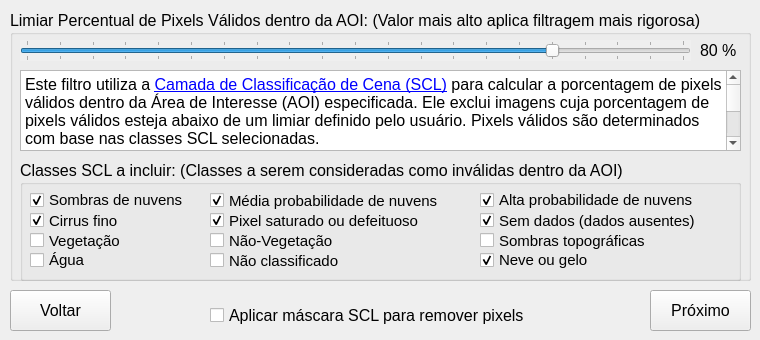
   <widget class="QWidget" name="tab_10">
    <attribute name="title">
     <string>Passo 9</string>
    </attribute>
    <widget class="QGroupBox" name="groupBox_15">
     <property name="geometry">
      <rect>
       <x>10</x>
       <y>10</y>
       <width>741</width>
       <height>271</height>
      </rect>
     </property>
     <property name="font">
      <font>
       <pointsize>12</pointsize>
      </font>
     </property>
     <property name="title">
      <string>Limiar Percentual de Pixels Válidos dentro da AOI: (Valor mais alto aplica filtragem mais rigorosa)</string>
     </property>
     <widget class="QSlider" name="horizontalSlider_local_pixel_limit">
      <property name="enabled">
       <bool>true</bool>
      </property>
      <property name="geometry">
       <rect>
        <x>10</x>
        <y>30</y>
        <width>671</width>
        <height>21</height>
       </rect>
      </property>
      <property name="autoFillBackground">
       <bool>true</bool>
      </property>
      <property name="minimum">
       <number>0</number>
      </property>
      <property name="maximum">
       <number>100</number>
      </property>
      <property name="singleStep">
       <number>5</number>
      </property>
      <property name="pageStep">
       <number>5</number>
      </property>
      <property name="value">
       <number>80</number>
      </property>
      <property name="sliderPosition">
       <number>80</number>
      </property>
      <property name="orientation">
       <enum>Qt::Horizontal</enum>
      </property>
      <property name="tickPosition">
       <enum>QSlider::TicksBothSides</enum>
      </property>
     </widget>
     <widget class="QLabel" name="label_cloud_aoi">
      <property name="geometry">
       <rect>
        <x>690</x>
        <y>30</y>
        <width>47</width>
        <height>21</height>
       </rect>
      </property>
      <property name="font">
       <font>
        <pointsize>12</pointsize>
       </font>
      </property>
      <property name="text">
       <string>80 %</string>
      </property>
     </widget>
     <widget class="QGroupBox" name="groupBox_9">
      <property name="geometry">
       <rect>
        <x>10</x>
        <y>150</y>
        <width>721</width>
        <height>121</height>
       </rect>
      </property>
      <property name="font">
       <font>
        <pointsize>12</pointsize>
       </font>
      </property>
      <property name="title">
       <string>Classes SCL a incluir: (Classes a serem consideradas como inválidas dentro da AOI)</string>
      </property>
      <widget class="QCheckBox" name="mask_class3">
       <property name="geometry">
        <rect>
         <x>10</x>
         <y>30</y>
         <width>161</width>
         <height>20</height>
        </rect>
       </property>
       <property name="font">
        <font>
         <pointsize>11</pointsize>
        </font>
       </property>
       <property name="text">
        <string>Sombras de nuvens</string>
       </property>
       <property name="checked">
        <bool>true</bool>
       </property>
      </widget>
      <widget class="QCheckBox" name="mask_class6">
       <property name="geometry">
        <rect>
         <x>10</x>
         <y>90</y>
         <width>91</width>
         <height>20</height>
        </rect>
       </property>
       <property name="font">
        <font>
         <pointsize>11</pointsize>
        </font>
       </property>
       <property name="text">
        <string>Água</string>
       </property>
      </widget>
      <widget class="QCheckBox" name="mask_class8">
       <property name="geometry">
        <rect>
         <x>190</x>
         <y>30</y>
         <width>241</width>
         <height>21</height>
        </rect>
       </property>
       <property name="font">
        <font>
         <pointsize>11</pointsize>
        </font>
       </property>
       <property name="text">
        <string>Média probabilidade de nuvens</string>
       </property>
       <property name="checked">
        <bool>true</bool>
       </property>
      </widget>
      <widget class="QCheckBox" name="mask_class1">
       <property name="geometry">
        <rect>
         <x>190</x>
         <y>50</y>
         <width>241</width>
         <height>21</height>
        </rect>
       </property>
       <property name="font">
        <font>
         <pointsize>11</pointsize>
        </font>
       </property>
       <property name="text">
        <string>Pixel saturado ou defeituoso</string>
       </property>
       <property name="checked">
        <bool>true</bool>
       </property>
      </widget>
      <widget class="QCheckBox" name="mask_class0">
       <property name="geometry">
        <rect>
         <x>460</x>
         <y>50</y>
         <width>241</width>
         <height>21</height>
        </rect>
       </property>
       <property name="font">
        <font>
         <pointsize>11</pointsize>
        </font>
       </property>
       <property name="text">
        <string>Sem dados (dados ausentes)</string>
       </property>
       <property name="checked">
        <bool>true</bool>
       </property>
      </widget>
      <widget class="QCheckBox" name="mask_class4">
       <property name="geometry">
        <rect>
         <x>10</x>
         <y>70</y>
         <width>111</width>
         <height>21</height>
        </rect>
       </property>
       <property name="font">
        <font>
         <pointsize>11</pointsize>
        </font>
       </property>
       <property name="text">
        <string>Vegetação</string>
       </property>
      </widget>
      <widget class="QCheckBox" name="mask_class5">
       <property name="geometry">
        <rect>
         <x>190</x>
         <y>70</y>
         <width>141</width>
         <height>21</height>
        </rect>
       </property>
       <property name="font">
        <font>
         <pointsize>11</pointsize>
        </font>
       </property>
       <property name="text">
        <string>Não-Vegetação</string>
       </property>
      </widget>
      <widget class="QCheckBox" name="mask_class7">
       <property name="geometry">
        <rect>
         <x>190</x>
         <y>90</y>
         <width>131</width>
         <height>21</height>
        </rect>
       </property>
       <property name="font">
        <font>
         <pointsize>11</pointsize>
        </font>
       </property>
       <property name="text">
        <string>Não classificado</string>
       </property>
      </widget>
      <widget class="QCheckBox" name="mask_class2">
       <property name="geometry">
        <rect>
         <x>460</x>
         <y>70</y>
         <width>241</width>
         <height>21</height>
        </rect>
       </property>
       <property name="font">
        <font>
         <pointsize>11</pointsize>
        </font>
       </property>
       <property name="text">
        <string>Sombras topográficas</string>
       </property>
      </widget>
      <widget class="QCheckBox" name="mask_class9">
       <property name="geometry">
        <rect>
         <x>460</x>
         <y>30</y>
         <width>231</width>
         <height>20</height>
        </rect>
       </property>
       <property name="font">
        <font>
         <pointsize>11</pointsize>
        </font>
       </property>
       <property name="text">
        <string>Alta probabilidade de nuvens</string>
       </property>
       <property name="checked">
        <bool>true</bool>
       </property>
      </widget>
      <widget class="QCheckBox" name="mask_class10">
       <property name="geometry">
        <rect>
         <x>10</x>
         <y>50</y>
         <width>101</width>
         <height>21</height>
        </rect>
       </property>
       <property name="font">
        <font>
         <pointsize>11</pointsize>
        </font>
       </property>
       <property name="text">
        <string>Cirrus fino</string>
       </property>
       <property name="checked">
        <bool>true</bool>
       </property>
      </widget>
      <widget class="QCheckBox" name="mask_class11">
       <property name="geometry">
        <rect>
         <x>460</x>
         <y>90</y>
         <width>121</width>
         <height>20</height>
        </rect>
       </property>
       <property name="font">
        <font>
         <pointsize>11</pointsize>
        </font>
       </property>
       <property name="text">
        <string>Neve ou gelo</string>
       </property>
       <property name="checked">
        <bool>true</bool>
       </property>
      </widget>
     </widget>
     <widget class="QTextBrowser" name="textBrowser_valid_pixels">
      <property name="geometry">
       <rect>
        <x>10</x>
        <y>60</y>
        <width>721</width>
        <height>81</height>
       </rect>
      </property>
      <property name="font">
       <font>
        <pointsize>12</pointsize>
       </font>
      </property>
      <property name="html">
       <string>&lt;!DOCTYPE HTML PUBLIC &quot;-//W3C//DTD HTML 4.0//EN&quot; &quot;http://www.w3.org/TR/REC-html40/strict.dtd&quot;&gt;
&lt;html&gt;&lt;head&gt;&lt;meta name=&quot;qrichtext&quot; content=&quot;1&quot; /&gt;&lt;style type=&quot;text/css&quot;&gt;
p, li { white-space: pre-wrap; }
&lt;/style&gt;&lt;/head&gt;&lt;body style=&quot; font-family:'MS Shell Dlg 2'; font-size:12pt; font-weight:400; font-style:normal;&quot;&gt;
&lt;p style=&quot; margin-top:0px; margin-bottom:0px; margin-left:0px; margin-right:0px; -qt-block-indent:0; text-indent:0px;&quot;&gt;Este filtro utiliza a &lt;a href=&quot;https://custom-scripts.sentinel-hub.com/custom-scripts/sentinel-2/scene-classification/&quot;&gt;&lt;span style=&quot; text-decoration: underline; color:#0000ff;&quot;&gt;Camada de Classificação de Cena (SCL)&lt;/span&gt;&lt;/a&gt; para calcular a porcentagem de pixels válidos dentro da Área de Interesse (AOI) especificada. Ele exclui imagens cuja porcentagem de pixels válidos esteja abaixo de um limiar definido pelo usuário. Pixels válidos são determinados com base nas classes SCL selecionadas.&lt;/p&gt;
&lt;p style=&quot; margin-top:12px; margin-bottom:12px; margin-left:0px; margin-right:0px; -qt-block-indent:0; text-indent:0px;&quot;&gt;As imagens originais permanecem intactas, a menos que a opção &amp;quot;Aplicar máscara SCL para remover pixels&amp;quot; seja selecionada. Esta opção é independente do limiar de filtragem e, quando ativada, modifica diretamente os dados da imagem removendo pixels classificados como inválidos. Essa alteração impacta o cálculo dos dados da série temporal, bem como imagens diárias e sintéticas, pois apenas pixels válidos são considerados nesses cálculos.&lt;/p&gt;&lt;/body&gt;&lt;/html&gt;</string>
      </property>
      <property name="overwriteMode">
       <bool>true</bool>
      </property>
      <property name="textInteractionFlags">
       <set>Qt::LinksAccessibleByKeyboard|Qt::LinksAccessibleByMouse|Qt::TextBrowserInteraction|Qt::TextEditable|Qt::TextEditorInteraction|Qt::TextSelectableByKeyboard|Qt::TextSelectableByMouse</set>
      </property>
      <property name="openLinks">
       <bool>false</bool>
      </property>
     </widget>
    </widget>
    <widget class="QPushButton" name="QPushButton_back_8">
     <property name="enabled">
      <bool>true</bool>
     </property>
     <property name="geometry">
      <rect>
       <x>10</x>
       <y>290</y>
       <width>101</width>
       <height>41</height>
      </rect>
     </property>
     <property name="font">
      <font>
       <pointsize>12</pointsize>
      </font>
     </property>
     <property name="text">
      <string>Voltar</string>
     </property>
     <property name="icon">
      <iconset>
       <normaloff>../medias/icons8-back-button-50.png</normaloff>../medias/icons8-back-button-50.png</iconset>
     </property>
    </widget>
    <widget class="QCheckBox" name="mask">
     <property name="geometry">
      <rect>
       <x>210</x>
       <y>300</y>
       <width>321</width>
       <height>31</height>
      </rect>
     </property>
     <property name="font">
      <font>
       <pointsize>12</pointsize>
      </font>
     </property>
     <property name="text">
      <string>Aplicar máscara SCL para remover pixels</string>
     </property>
    </widget>
    <widget class="QPushButton" name="QPushButton_next_8">
     <property name="geometry">
      <rect>
       <x>650</x>
       <y>290</y>
       <width>101</width>
       <height>41</height>
      </rect>
     </property>
     <property name="font">
      <font>
       <pointsize>12</pointsize>
      </font>
     </property>
     <property name="text">
      <string>Próximo</string>
     </property>
     <property name="icon">
      <iconset>
       <normaloff>../medias/icons8-forward-button-50.png</normaloff>../medias/icons8-forward-button-50.png</iconset>
     </property>
    </widget>
   </widget>
